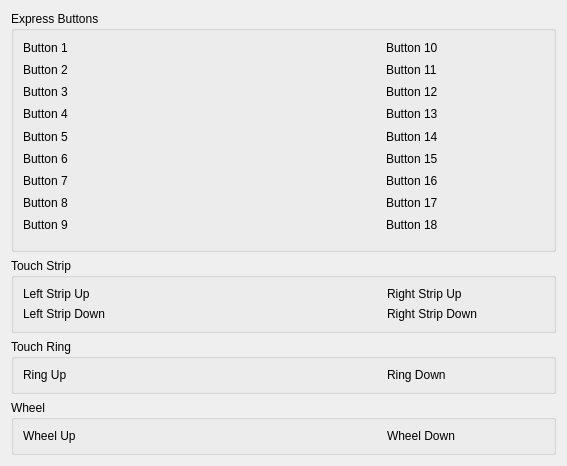
<?xml version="1.0" encoding="UTF-8"?>
<ui version="4.0">
 <class>ButtonPageWidget</class>
 <widget class="QWidget" name="ButtonPageWidget">
  <property name="geometry">
   <rect>
    <x>0</x>
    <y>0</y>
    <width>539</width>
    <height>430</height>
   </rect>
  </property>
  <property name="sizePolicy">
   <sizepolicy hsizetype="Expanding" vsizetype="Preferred">
    <horstretch>0</horstretch>
    <verstretch>0</verstretch>
   </sizepolicy>
  </property>
  <property name="windowTitle">
   <string>Pad Buttons</string>
  </property>
  <property name="locale">
   <locale language="English" country="UnitedKingdom"/>
  </property>
  <layout class="QVBoxLayout" name="verticalLayout">
   <item>
    <widget class="QGroupBox" name="buttonGroupBox">
     <property name="title">
      <string>Express Buttons</string>
     </property>
     <layout class="QHBoxLayout" name="horizontalLayout">
      <item>
       <layout class="QFormLayout" name="leftButtonLayout">
        <item row="0" column="0">
         <widget class="QLabel" name="button1Label">
          <property name="sizePolicy">
           <sizepolicy hsizetype="Preferred" vsizetype="MinimumExpanding">
            <horstretch>0</horstretch>
            <verstretch>0</verstretch>
           </sizepolicy>
          </property>
          <property name="text">
           <string>Button 1</string>
          </property>
         </widget>
        </item>
        <item row="1" column="0">
         <widget class="QLabel" name="button2Label">
          <property name="sizePolicy">
           <sizepolicy hsizetype="Preferred" vsizetype="MinimumExpanding">
            <horstretch>0</horstretch>
            <verstretch>0</verstretch>
           </sizepolicy>
          </property>
          <property name="text">
           <string>Button 2</string>
          </property>
         </widget>
        </item>
        <item row="2" column="0">
         <widget class="QLabel" name="button3Label">
          <property name="sizePolicy">
           <sizepolicy hsizetype="Preferred" vsizetype="MinimumExpanding">
            <horstretch>0</horstretch>
            <verstretch>0</verstretch>
           </sizepolicy>
          </property>
          <property name="text">
           <string>Button 3</string>
          </property>
         </widget>
        </item>
        <item row="3" column="0">
         <widget class="QLabel" name="button4Label">
          <property name="sizePolicy">
           <sizepolicy hsizetype="Preferred" vsizetype="MinimumExpanding">
            <horstretch>0</horstretch>
            <verstretch>0</verstretch>
           </sizepolicy>
          </property>
          <property name="text">
           <string>Button 4</string>
          </property>
         </widget>
        </item>
        <item row="4" column="0">
         <widget class="QLabel" name="button5Label">
          <property name="sizePolicy">
           <sizepolicy hsizetype="Preferred" vsizetype="MinimumExpanding">
            <horstretch>0</horstretch>
            <verstretch>0</verstretch>
           </sizepolicy>
          </property>
          <property name="text">
           <string>Button 5</string>
          </property>
         </widget>
        </item>
        <item row="5" column="0">
         <widget class="QLabel" name="button6Label">
          <property name="sizePolicy">
           <sizepolicy hsizetype="Preferred" vsizetype="MinimumExpanding">
            <horstretch>0</horstretch>
            <verstretch>0</verstretch>
           </sizepolicy>
          </property>
          <property name="text">
           <string>Button 6</string>
          </property>
         </widget>
        </item>
        <item row="6" column="0">
         <widget class="QLabel" name="button7Label">
          <property name="sizePolicy">
           <sizepolicy hsizetype="Preferred" vsizetype="MinimumExpanding">
            <horstretch>0</horstretch>
            <verstretch>0</verstretch>
           </sizepolicy>
          </property>
          <property name="text">
           <string>Button 7</string>
          </property>
         </widget>
        </item>
        <item row="7" column="0">
         <widget class="QLabel" name="button8Label">
          <property name="sizePolicy">
           <sizepolicy hsizetype="Preferred" vsizetype="MinimumExpanding">
            <horstretch>0</horstretch>
            <verstretch>0</verstretch>
           </sizepolicy>
          </property>
          <property name="text">
           <string>Button 8</string>
          </property>
         </widget>
        </item>
        <item row="8" column="0">
         <widget class="QLabel" name="button9Label">
          <property name="sizePolicy">
           <sizepolicy hsizetype="Preferred" vsizetype="MinimumExpanding">
            <horstretch>0</horstretch>
            <verstretch>0</verstretch>
           </sizepolicy>
          </property>
          <property name="text">
           <string>Button 9</string>
          </property>
         </widget>
        </item>
        <item row="9" column="1">
         <spacer name="leftButtonHSpacer">
          <property name="orientation">
           <enum>Qt::Horizontal</enum>
          </property>
          <property name="sizeType">
           <enum>QSizePolicy::MinimumExpanding</enum>
          </property>
          <property name="sizeHint" stdset="0">
           <size>
            <width>100</width>
            <height>1</height>
           </size>
          </property>
         </spacer>
        </item>
        <item row="0" column="1">
         <widget class="Wacom::ButtonActionSelectorWidget" name="button1ActionSelector" native="true">
          <property name="sizePolicy">
           <sizepolicy hsizetype="Expanding" vsizetype="Preferred">
            <horstretch>0</horstretch>
            <verstretch>0</verstretch>
           </sizepolicy>
          </property>
         </widget>
        </item>
        <item row="1" column="1">
         <widget class="Wacom::ButtonActionSelectorWidget" name="button2ActionSelector" native="true">
          <property name="sizePolicy">
           <sizepolicy hsizetype="Expanding" vsizetype="Preferred">
            <horstretch>0</horstretch>
            <verstretch>0</verstretch>
           </sizepolicy>
          </property>
         </widget>
        </item>
        <item row="2" column="1">
         <widget class="Wacom::ButtonActionSelectorWidget" name="button3ActionSelector" native="true">
          <property name="sizePolicy">
           <sizepolicy hsizetype="Expanding" vsizetype="Preferred">
            <horstretch>0</horstretch>
            <verstretch>0</verstretch>
           </sizepolicy>
          </property>
         </widget>
        </item>
        <item row="3" column="1">
         <widget class="Wacom::ButtonActionSelectorWidget" name="button4ActionSelector" native="true">
          <property name="sizePolicy">
           <sizepolicy hsizetype="Expanding" vsizetype="Preferred">
            <horstretch>0</horstretch>
            <verstretch>0</verstretch>
           </sizepolicy>
          </property>
         </widget>
        </item>
        <item row="4" column="1">
         <widget class="Wacom::ButtonActionSelectorWidget" name="button5ActionSelector" native="true">
          <property name="sizePolicy">
           <sizepolicy hsizetype="Expanding" vsizetype="Preferred">
            <horstretch>0</horstretch>
            <verstretch>0</verstretch>
           </sizepolicy>
          </property>
         </widget>
        </item>
        <item row="5" column="1">
         <widget class="Wacom::ButtonActionSelectorWidget" name="button6ActionSelector" native="true">
          <property name="sizePolicy">
           <sizepolicy hsizetype="Expanding" vsizetype="Preferred">
            <horstretch>0</horstretch>
            <verstretch>0</verstretch>
           </sizepolicy>
          </property>
         </widget>
        </item>
        <item row="6" column="1">
         <widget class="Wacom::ButtonActionSelectorWidget" name="button7ActionSelector" native="true">
          <property name="sizePolicy">
           <sizepolicy hsizetype="Expanding" vsizetype="Preferred">
            <horstretch>0</horstretch>
            <verstretch>0</verstretch>
           </sizepolicy>
          </property>
         </widget>
        </item>
        <item row="7" column="1">
         <widget class="Wacom::ButtonActionSelectorWidget" name="button8ActionSelector" native="true">
          <property name="sizePolicy">
           <sizepolicy hsizetype="Expanding" vsizetype="Preferred">
            <horstretch>0</horstretch>
            <verstretch>0</verstretch>
           </sizepolicy>
          </property>
         </widget>
        </item>
        <item row="8" column="1">
         <widget class="Wacom::ButtonActionSelectorWidget" name="button9ActionSelector" native="true">
          <property name="sizePolicy">
           <sizepolicy hsizetype="Expanding" vsizetype="Preferred">
            <horstretch>0</horstretch>
            <verstretch>0</verstretch>
           </sizepolicy>
          </property>
         </widget>
        </item>
       </layout>
      </item>
      <item>
       <layout class="QVBoxLayout" name="padImageLayout">
        <property name="sizeConstraint">
         <enum>QLayout::SetFixedSize</enum>
        </property>
        <item>
         <widget class="QLabel" name="padImage">
          <property name="sizePolicy">
           <sizepolicy hsizetype="Fixed" vsizetype="Fixed">
            <horstretch>0</horstretch>
            <verstretch>0</verstretch>
           </sizepolicy>
          </property>
          <property name="minimumSize">
           <size>
            <width>200</width>
            <height>200</height>
           </size>
          </property>
          <property name="text">
           <string/>
          </property>
          <property name="alignment">
           <set>Qt::AlignCenter</set>
          </property>
         </widget>
        </item>
        <item>
         <spacer name="padImageVSpacer">
          <property name="orientation">
           <enum>Qt::Vertical</enum>
          </property>
          <property name="sizeType">
           <enum>QSizePolicy::MinimumExpanding</enum>
          </property>
          <property name="sizeHint" stdset="0">
           <size>
            <width>0</width>
            <height>0</height>
           </size>
          </property>
         </spacer>
        </item>
       </layout>
      </item>
      <item>
       <layout class="QFormLayout" name="rightButtonLayout">
        <item row="0" column="0">
         <widget class="QLabel" name="button10Label">
          <property name="sizePolicy">
           <sizepolicy hsizetype="Preferred" vsizetype="MinimumExpanding">
            <horstretch>0</horstretch>
            <verstretch>0</verstretch>
           </sizepolicy>
          </property>
          <property name="text">
           <string>Button 10</string>
          </property>
         </widget>
        </item>
        <item row="1" column="0">
         <widget class="QLabel" name="button11Label">
          <property name="sizePolicy">
           <sizepolicy hsizetype="Preferred" vsizetype="MinimumExpanding">
            <horstretch>0</horstretch>
            <verstretch>0</verstretch>
           </sizepolicy>
          </property>
          <property name="text">
           <string>Button 11</string>
          </property>
         </widget>
        </item>
        <item row="2" column="0">
         <widget class="QLabel" name="button12Label">
          <property name="sizePolicy">
           <sizepolicy hsizetype="Preferred" vsizetype="MinimumExpanding">
            <horstretch>0</horstretch>
            <verstretch>0</verstretch>
           </sizepolicy>
          </property>
          <property name="text">
           <string>Button 12</string>
          </property>
         </widget>
        </item>
        <item row="3" column="0">
         <widget class="QLabel" name="button13Label">
          <property name="sizePolicy">
           <sizepolicy hsizetype="Preferred" vsizetype="MinimumExpanding">
            <horstretch>0</horstretch>
            <verstretch>0</verstretch>
           </sizepolicy>
          </property>
          <property name="text">
           <string>Button 13</string>
          </property>
         </widget>
        </item>
        <item row="4" column="0">
         <widget class="QLabel" name="button14Label">
          <property name="sizePolicy">
           <sizepolicy hsizetype="Preferred" vsizetype="MinimumExpanding">
            <horstretch>0</horstretch>
            <verstretch>0</verstretch>
           </sizepolicy>
          </property>
          <property name="text">
           <string>Button 14</string>
          </property>
         </widget>
        </item>
        <item row="5" column="0">
         <widget class="QLabel" name="button15Label">
          <property name="sizePolicy">
           <sizepolicy hsizetype="Preferred" vsizetype="MinimumExpanding">
            <horstretch>0</horstretch>
            <verstretch>0</verstretch>
           </sizepolicy>
          </property>
          <property name="text">
           <string>Button 15</string>
          </property>
         </widget>
        </item>
        <item row="6" column="0">
         <widget class="QLabel" name="button16Label">
          <property name="sizePolicy">
           <sizepolicy hsizetype="Preferred" vsizetype="MinimumExpanding">
            <horstretch>0</horstretch>
            <verstretch>0</verstretch>
           </sizepolicy>
          </property>
          <property name="text">
           <string>Button 16</string>
          </property>
         </widget>
        </item>
        <item row="7" column="0">
         <widget class="QLabel" name="button17Label">
          <property name="sizePolicy">
           <sizepolicy hsizetype="Preferred" vsizetype="MinimumExpanding">
            <horstretch>0</horstretch>
            <verstretch>0</verstretch>
           </sizepolicy>
          </property>
          <property name="text">
           <string>Button 17</string>
          </property>
         </widget>
        </item>
        <item row="8" column="0">
         <widget class="QLabel" name="button18Label">
          <property name="sizePolicy">
           <sizepolicy hsizetype="Preferred" vsizetype="MinimumExpanding">
            <horstretch>0</horstretch>
            <verstretch>0</verstretch>
           </sizepolicy>
          </property>
          <property name="text">
           <string>Button 18</string>
          </property>
         </widget>
        </item>
        <item row="9" column="1">
         <spacer name="rightButtonHSpacer">
          <property name="orientation">
           <enum>Qt::Horizontal</enum>
          </property>
          <property name="sizeType">
           <enum>QSizePolicy::MinimumExpanding</enum>
          </property>
          <property name="sizeHint" stdset="0">
           <size>
            <width>100</width>
            <height>1</height>
           </size>
          </property>
         </spacer>
        </item>
        <item row="0" column="1">
         <widget class="Wacom::ButtonActionSelectorWidget" name="button10ActionSelector" native="true">
          <property name="sizePolicy">
           <sizepolicy hsizetype="Expanding" vsizetype="Preferred">
            <horstretch>0</horstretch>
            <verstretch>0</verstretch>
           </sizepolicy>
          </property>
         </widget>
        </item>
        <item row="1" column="1">
         <widget class="Wacom::ButtonActionSelectorWidget" name="button11ActionSelector" native="true">
          <property name="sizePolicy">
           <sizepolicy hsizetype="Expanding" vsizetype="Preferred">
            <horstretch>0</horstretch>
            <verstretch>0</verstretch>
           </sizepolicy>
          </property>
         </widget>
        </item>
        <item row="2" column="1">
         <widget class="Wacom::ButtonActionSelectorWidget" name="button12ActionSelector" native="true">
          <property name="sizePolicy">
           <sizepolicy hsizetype="Expanding" vsizetype="Preferred">
            <horstretch>0</horstretch>
            <verstretch>0</verstretch>
           </sizepolicy>
          </property>
         </widget>
        </item>
        <item row="3" column="1">
         <widget class="Wacom::ButtonActionSelectorWidget" name="button13ActionSelector" native="true">
          <property name="sizePolicy">
           <sizepolicy hsizetype="Expanding" vsizetype="Preferred">
            <horstretch>0</horstretch>
            <verstretch>0</verstretch>
           </sizepolicy>
          </property>
         </widget>
        </item>
        <item row="4" column="1">
         <widget class="Wacom::ButtonActionSelectorWidget" name="button14ActionSelector" native="true">
          <property name="sizePolicy">
           <sizepolicy hsizetype="Expanding" vsizetype="Preferred">
            <horstretch>0</horstretch>
            <verstretch>0</verstretch>
           </sizepolicy>
          </property>
         </widget>
        </item>
        <item row="5" column="1">
         <widget class="Wacom::ButtonActionSelectorWidget" name="button15ActionSelector" native="true">
          <property name="sizePolicy">
           <sizepolicy hsizetype="Expanding" vsizetype="Preferred">
            <horstretch>0</horstretch>
            <verstretch>0</verstretch>
           </sizepolicy>
          </property>
         </widget>
        </item>
        <item row="6" column="1">
         <widget class="Wacom::ButtonActionSelectorWidget" name="button16ActionSelector" native="true">
          <property name="sizePolicy">
           <sizepolicy hsizetype="Expanding" vsizetype="Preferred">
            <horstretch>0</horstretch>
            <verstretch>0</verstretch>
           </sizepolicy>
          </property>
         </widget>
        </item>
        <item row="7" column="1">
         <widget class="Wacom::ButtonActionSelectorWidget" name="button17ActionSelector" native="true">
          <property name="sizePolicy">
           <sizepolicy hsizetype="Expanding" vsizetype="Preferred">
            <horstretch>0</horstretch>
            <verstretch>0</verstretch>
           </sizepolicy>
          </property>
         </widget>
        </item>
        <item row="8" column="1">
         <widget class="Wacom::ButtonActionSelectorWidget" name="button18ActionSelector" native="true">
          <property name="sizePolicy">
           <sizepolicy hsizetype="Expanding" vsizetype="Preferred">
            <horstretch>0</horstretch>
            <verstretch>0</verstretch>
           </sizepolicy>
          </property>
         </widget>
        </item>
       </layout>
      </item>
     </layout>
    </widget>
   </item>
   <item>
    <widget class="QGroupBox" name="touchStripGroupBox">
     <property name="title">
      <string>Touch Strip</string>
     </property>
     <layout class="QHBoxLayout" name="horizontalLayout_2">
      <item>
       <widget class="QWidget" name="leftStripWidget" native="true">
        <property name="sizePolicy">
         <sizepolicy hsizetype="MinimumExpanding" vsizetype="Preferred">
          <horstretch>0</horstretch>
          <verstretch>0</verstretch>
         </sizepolicy>
        </property>
        <layout class="QFormLayout" name="formLayout">
         <property name="margin">
          <number>0</number>
         </property>
         <item row="0" column="0">
          <widget class="QLabel" name="leftStripUpLabel">
           <property name="text">
            <string>Left Strip Up</string>
           </property>
          </widget>
         </item>
         <item row="0" column="1">
          <widget class="Wacom::ButtonActionSelectorWidget" name="leftStripUpSelector" native="true">
           <property name="sizePolicy">
            <sizepolicy hsizetype="Expanding" vsizetype="Preferred">
             <horstretch>0</horstretch>
             <verstretch>0</verstretch>
            </sizepolicy>
           </property>
          </widget>
         </item>
         <item row="1" column="0">
          <widget class="QLabel" name="leftStripDownLabel">
           <property name="text">
            <string>Left Strip Down</string>
           </property>
          </widget>
         </item>
         <item row="1" column="1">
          <widget class="Wacom::ButtonActionSelectorWidget" name="leftStripDownSelector" native="true">
           <property name="sizePolicy">
            <sizepolicy hsizetype="Expanding" vsizetype="Preferred">
             <horstretch>0</horstretch>
             <verstretch>0</verstretch>
            </sizepolicy>
           </property>
          </widget>
         </item>
        </layout>
       </widget>
      </item>
      <item>
       <spacer name="stripHSpacer">
        <property name="orientation">
         <enum>Qt::Horizontal</enum>
        </property>
        <property name="sizeType">
         <enum>QSizePolicy::Fixed</enum>
        </property>
        <property name="sizeHint" stdset="0">
         <size>
          <width>200</width>
          <height>1</height>
         </size>
        </property>
       </spacer>
      </item>
      <item>
       <widget class="QWidget" name="rightStripWidget" native="true">
        <property name="sizePolicy">
         <sizepolicy hsizetype="MinimumExpanding" vsizetype="Preferred">
          <horstretch>0</horstretch>
          <verstretch>0</verstretch>
         </sizepolicy>
        </property>
        <layout class="QFormLayout" name="formLayout_2">
         <property name="margin">
          <number>0</number>
         </property>
         <item row="0" column="0">
          <widget class="QLabel" name="rightStripUpLabel">
           <property name="text">
            <string>Right Strip Up</string>
           </property>
          </widget>
         </item>
         <item row="0" column="1">
          <widget class="Wacom::ButtonActionSelectorWidget" name="rightStripUpSelector" native="true">
           <property name="sizePolicy">
            <sizepolicy hsizetype="Expanding" vsizetype="Preferred">
             <horstretch>0</horstretch>
             <verstretch>0</verstretch>
            </sizepolicy>
           </property>
          </widget>
         </item>
         <item row="1" column="0">
          <widget class="QLabel" name="rightStripDownLabel">
           <property name="text">
            <string>Right Strip Down</string>
           </property>
          </widget>
         </item>
         <item row="1" column="1">
          <widget class="Wacom::ButtonActionSelectorWidget" name="rightStripDownSelector" native="true">
           <property name="sizePolicy">
            <sizepolicy hsizetype="Expanding" vsizetype="Preferred">
             <horstretch>0</horstretch>
             <verstretch>0</verstretch>
            </sizepolicy>
           </property>
          </widget>
         </item>
        </layout>
       </widget>
      </item>
     </layout>
    </widget>
   </item>
   <item>
    <widget class="QGroupBox" name="touchRingGroupBox">
     <property name="title">
      <string>Touch Ring</string>
     </property>
     <layout class="QHBoxLayout" name="horizontalLayout_3">
      <item>
       <layout class="QFormLayout" name="leftRingLayout">
        <property name="fieldGrowthPolicy">
         <enum>QFormLayout::ExpandingFieldsGrow</enum>
        </property>
        <item row="0" column="0">
         <widget class="QLabel" name="ringUpLabel">
          <property name="text">
           <string>Ring Up</string>
          </property>
         </widget>
        </item>
        <item row="0" column="1">
         <widget class="Wacom::ButtonActionSelectorWidget" name="ringUpSelector" native="true">
          <property name="sizePolicy">
           <sizepolicy hsizetype="Expanding" vsizetype="Preferred">
            <horstretch>0</horstretch>
            <verstretch>0</verstretch>
           </sizepolicy>
          </property>
         </widget>
        </item>
       </layout>
      </item>
      <item>
       <spacer name="ringHSpacer">
        <property name="orientation">
         <enum>Qt::Horizontal</enum>
        </property>
        <property name="sizeType">
         <enum>QSizePolicy::Fixed</enum>
        </property>
        <property name="sizeHint" stdset="0">
         <size>
          <width>200</width>
          <height>1</height>
         </size>
        </property>
       </spacer>
      </item>
      <item>
       <layout class="QFormLayout" name="rightRingLayout">
        <property name="fieldGrowthPolicy">
         <enum>QFormLayout::ExpandingFieldsGrow</enum>
        </property>
        <item row="0" column="0">
         <widget class="QLabel" name="ringDownLabel">
          <property name="text">
           <string>Ring Down</string>
          </property>
         </widget>
        </item>
        <item row="0" column="1">
         <widget class="Wacom::ButtonActionSelectorWidget" name="ringDownSelector" native="true">
          <property name="sizePolicy">
           <sizepolicy hsizetype="Expanding" vsizetype="Preferred">
            <horstretch>0</horstretch>
            <verstretch>0</verstretch>
           </sizepolicy>
          </property>
         </widget>
        </item>
       </layout>
      </item>
     </layout>
    </widget>
   </item>
   <item>
    <widget class="QGroupBox" name="wheelGroupBox">
     <property name="title">
      <string>Wheel</string>
     </property>
     <layout class="QHBoxLayout" name="horizontalLayout_4">
      <item>
       <layout class="QFormLayout" name="leftWheelLayout">
        <item row="0" column="0">
         <widget class="QLabel" name="wheelUpLabel">
          <property name="text">
           <string>Wheel Up</string>
          </property>
         </widget>
        </item>
        <item row="0" column="1">
         <widget class="Wacom::ButtonActionSelectorWidget" name="wheelUpSelector" native="true">
          <property name="sizePolicy">
           <sizepolicy hsizetype="Expanding" vsizetype="Preferred">
            <horstretch>0</horstretch>
            <verstretch>0</verstretch>
           </sizepolicy>
          </property>
         </widget>
        </item>
       </layout>
      </item>
      <item>
       <spacer name="wheelHSpacer">
        <property name="orientation">
         <enum>Qt::Horizontal</enum>
        </property>
        <property name="sizeType">
         <enum>QSizePolicy::Fixed</enum>
        </property>
        <property name="sizeHint" stdset="0">
         <size>
          <width>200</width>
          <height>1</height>
         </size>
        </property>
       </spacer>
      </item>
      <item>
       <layout class="QFormLayout" name="rightWheelLayout">
        <item row="0" column="0">
         <widget class="QLabel" name="wheelDownLabel">
          <property name="text">
           <string>Wheel Down</string>
          </property>
         </widget>
        </item>
        <item row="0" column="1">
         <widget class="Wacom::ButtonActionSelectorWidget" name="wheelDownSelector" native="true">
          <property name="sizePolicy">
           <sizepolicy hsizetype="Expanding" vsizetype="Preferred">
            <horstretch>0</horstretch>
            <verstretch>0</verstretch>
           </sizepolicy>
          </property>
         </widget>
        </item>
       </layout>
      </item>
     </layout>
    </widget>
   </item>
   <item>
    <spacer name="freeSpaceVSpacer">
     <property name="orientation">
      <enum>Qt::Vertical</enum>
     </property>
     <property name="sizeType">
      <enum>QSizePolicy::Expanding</enum>
     </property>
     <property name="sizeHint" stdset="0">
      <size>
       <width>0</width>
       <height>0</height>
      </size>
     </property>
    </spacer>
   </item>
  </layout>
 </widget>
 <customwidgets>
  <customwidget>
   <class>Wacom::ButtonActionSelectorWidget</class>
   <extends>QWidget</extends>
   <header>buttonactionselectorwidget.h</header>
   <container>1</container>
  </customwidget>
 </customwidgets>
 <resources/>
 <connections/>
 <slots>
  <slot>selectKeyFunction(int)</slot>
 </slots>
</ui>
